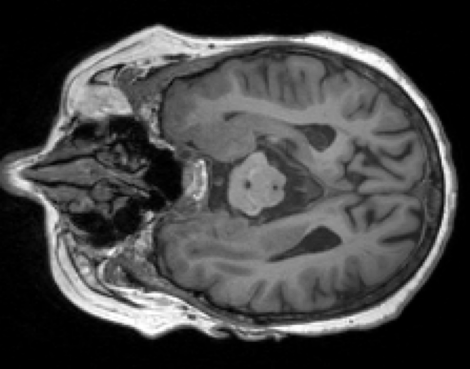
#> input picture dataset/pngs/RawPng/s005_slice_1.png, 470 x 369 px, found by its file name
$ python threshold.py
#> lines starting #> are read from the running program, lines starting #| are printed output that depends on the picture; after the words box and inside, x2 and y2 are one past the last pixel; in counts of white or black regions, pixels touching at a corner belong together
import cv2
import numpy as np
import matplotlib.pyplot as plt

brain_path = 'dataset\pngs\RawPng\s005_slice_1.png'
brain = cv2.imread(brain_path, cv2.IMREAD_GRAYSCALE)
#> brain is the input picture: shape (369, 470); min 0, max 255, mean 67.7

# 手动选择海马体所在的ROI
x, y, w, h = 150, 100, 200, 200  # 海马体位置
roi = brain[y:y+h, x:x+w]
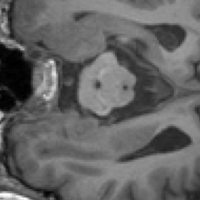
#> roi: shape (200, 200); min 0, max 255, mean 100

# 直方图分析ROI区域
hist = cv2.calcHist([roi], [0], None, [256], [0, 256])
#> hist = 256 values, max 1066 at index 113, min 0 at index 33, mean 156.2
plt.figure(figsize=(10, 5))
plt.title('Histogram of ROI')
plt.xlabel('Pixel Intensity')
plt.ylabel('Frequency')
plt.plot(hist)
plt.show()
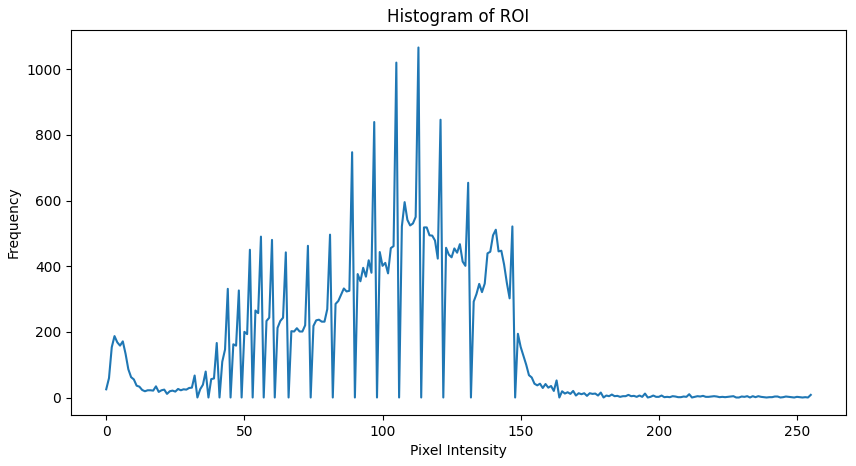
#> figure drawn by matplotlib, 1 panel; curve peaks at x = 113, y = 1066

# 基于ROI区域的直方图，设定一个合适的阈值，逻辑不是很对

min_val = np.min(roi)
#> min_val = 0
max_val = np.max(roi)
#> max_val = 255
print(f'Min pixel value in ROI: {min_val}')
#| Min pixel value in ROI: 0
print(f'Max pixel value in ROI: {max_val}')
#| Max pixel value in ROI: 255

_, thresholded_image = cv2.threshold(brain, min_val, max_val, cv2.THRESH_BINARY)
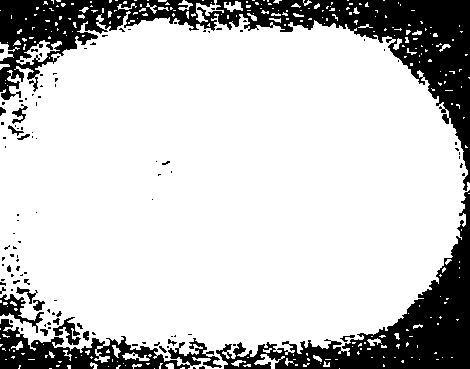
#> thresholded_image: shape (369, 470); 79.1% white; 111 black regions (91 under 20 px), largest, box (x1, y1, x2, y2) and area: (0, 0, 470, 191) 19065, (216, 190, 470, 369) 10652, (0, 319, 222, 369) 4398

plt.figure(figsize=(12, 6))
plt.subplot(1, 3, 1)
plt.title('Original Brain Image')
plt.imshow(brain, cmap='gray')

plt.subplot(1, 3, 2)
plt.title('ROI Image')
plt.imshow(roi, cmap='gray')

plt.subplot(1, 3, 3)
plt.title(f'Thresholded Image (Threshold: {min_val} to {max_val})')
plt.imshow(thresholded_image, cmap='gray')

plt.show()
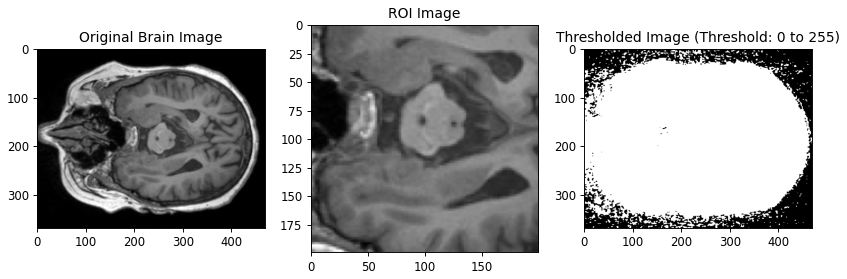
#> figure drawn by matplotlib, 3 panels

$ run again, with dataset/pngs/RawPng/s001_slice_2.png copied over dataset/pngs/RawPng/s005_slice_1.png
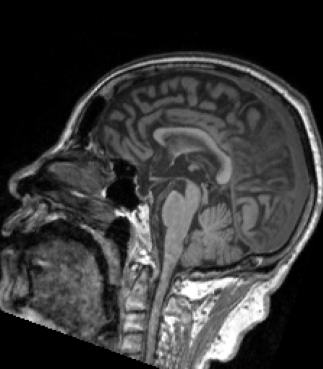
#> input picture dataset/pngs/RawPng/s001_slice_2.png, 323 x 369 px, found by its file name
#> brain is the input picture: shape (369, 323); min 0, max 255, mean 56
#> hist = 256 values, max 1374 at index 0, min 0 at index 33, mean 135.2
#> min_val = 0
#> max_val = 255
#| Min pixel value in ROI: 0
#| Max pixel value in ROI: 255
#> `_, thresholded_image = cv2.threshold(brain, min_val, max_val, cv2.THRE..`:
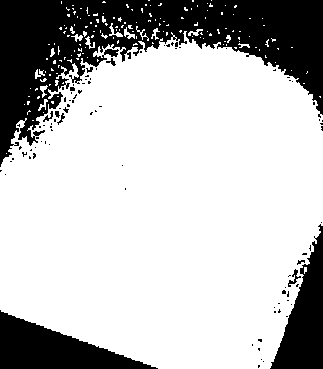
#> thresholded_image: shape (369, 323); 73.9% white; 92 black regions (82 under 20 px), largest, box (x1, y1, x2, y2) and area: (0, 0, 323, 167) 22004, (0, 310, 158, 369) 4612, (270, 224, 323, 369) 3862
#> `plt.show()`:
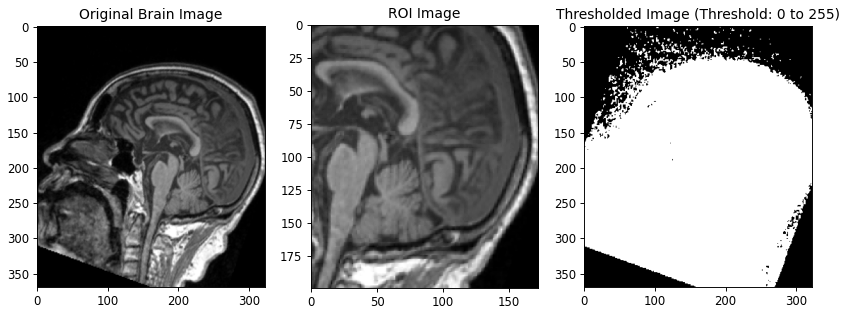
#> figure drawn by matplotlib, 3 panels

$ run again, with dataset/pngs/RawPng/s007_slice_1.png copied over dataset/pngs/RawPng/s005_slice_1.png
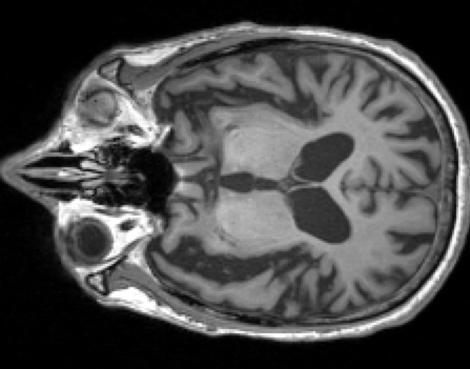
#> input picture dataset/pngs/RawPng/s007_slice_1.png, 470 x 369 px, found by its file name
#> brain is the input picture: shape (369, 470); min 0, max 255, mean 73.2
#> hist = 256 values, max 1612 at index 52, min 0 at index 33, mean 156.2
#> min_val = 0
#> max_val = 255
#| Min pixel value in ROI: 0
#| Max pixel value in ROI: 255
#> `_, thresholded_image = cv2.threshold(brain, min_val, max_val, cv2.THRE..`:
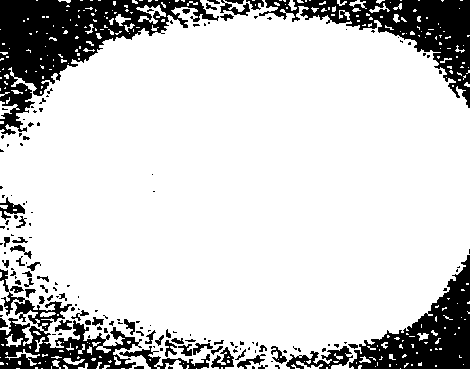
#> thresholded_image: shape (369, 470); 81.5% white; 162 black regions (107 under 20 px), largest, box (x1, y1, x2, y2) and area: (0, 0, 219, 135) 10352, (259, 0, 470, 108) 6531, (349, 255, 470, 369) 5684
#> `plt.show()`:
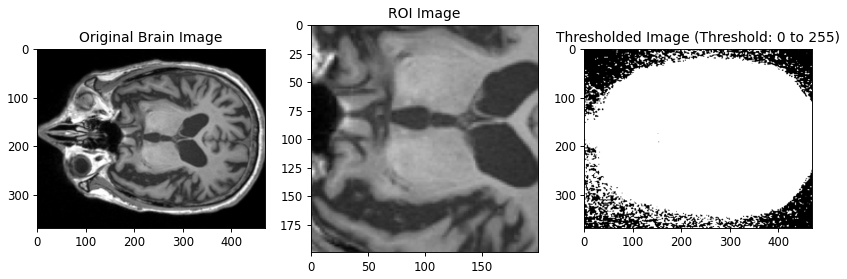
#> figure drawn by matplotlib, 3 panels
